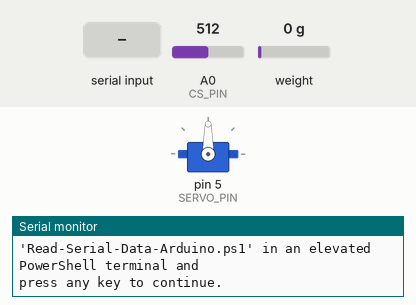
Recording of a sketch running on a simulated Arduino Uno, built with avr-gcc and run on an emulated ATmega328P. Parts: servo, the last lines printed to the serial monitor. Inputs (shaded band) come from the test bench; at power-on: A0 (CS_PIN) = 512, weight on the scale 0 g.

Above: at 17.9 s.
18.0 s: "1" received over Serial
At 24.1 s:
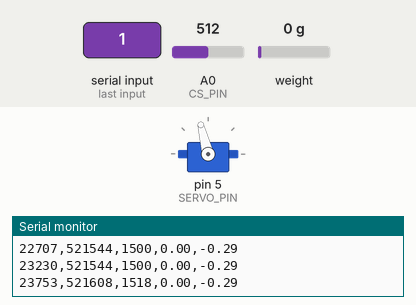
At 29.9 s:
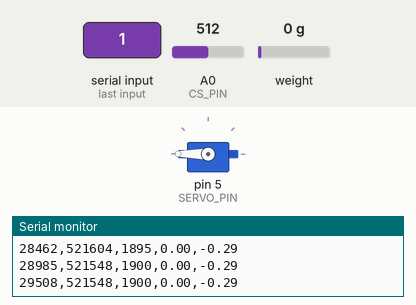
Timing chart, 0 to 34.3 s (numbered marks = the images above; inputs shaded):
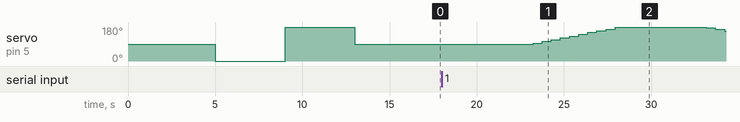

Measured:
- after the input at 18.0 s, servo on pin 5 (SERVO_PIN): rises from 90° to 180° in 5.2 s, then falls to 158° in 5.8 s

The sketch:

ThrusterTesting.ino
```cpp
//////////////////////
// Driver Libraries //
//////////////////////

#include <Servo.h> // NOTE: This library assumes a 50 Hz period
#include "HX711.h"

//////////////////////////
// I/O port definitions //
//////////////////////////

// Load Cell Amplifier pins
#define LCA_DOUT 3
#define LCA_CLK  2
HX711 loadCell;

// Current Sensor pins
#define CS_PIN A0

// Thruster pins
#define SERVO_PIN 5
Servo thruster;

//////////////////////////////
// Thruster PWM definitions //
//////////////////////////////
const int P_LOW     = 1100;
const int P_NEUTRAL = 1500;
const int P_HIGH    = 1900;

/////////////////////////////////
// PWM Profile type defintions //
/////////////////////////////////

enum SegmentType { Constant, Linear };

typedef struct {
  SegmentType type;
  unsigned long timeframe[2];
  int* values;
} ProfileSegment;

////////////////////////////////
// Current profile definition //
////////////////////////////////

const ProfileSegment PwmProfile[4] = {
  {
    .type = SegmentType::Constant,
    .timeframe = {0, 5000},
    .values = (int[]) {P_NEUTRAL},
  },
  {
    .type = SegmentType::Linear,
    .timeframe = {5000, 10000},
    .values = (int[]) {P_NEUTRAL, P_HIGH},
  },
  {
    .type = SegmentType::Constant,
    .timeframe = {10000, 15000},
    .values = (int[]) {P_HIGH},
  },
  {
    .type = SegmentType::Linear,
    .timeframe = {15000, 20000},
    .values = (int[]) {P_HIGH, P_NEUTRAL},
  },
};

// NOTE: Make sure to double check this after editing the profile above
const unsigned long PROFILE_DURATION_MS = 20000;
static unsigned long GLOBAL_START_TIME_US;

//////////////////////////////
// Initialization Constants //
//////////////////////////////

#define THRUSTER_DELAY 4000 // ms     // The amount of time to delay per each step of ESC initialization
#define FULL_ESC_INIT  1              // Whether to enable the full ESC initialization procedure

///////////////////////////////
// Sensor-specific variables //
///////////////////////////////

#define LCA_CALIB_FACTOR -7050.0      // NOTE: This value is obtained using the SparkFun_HX711_Calibration sketch
#define LCA_AVG_SAMPLES 5             // Number of samples to average the reading over
                                      // NOTE: Higher values may lead to buffer overflows
#define CS_SENSITIVITY 100.0 / 500.0  // 100mA per 500mV = 0.2
#define CS_VREF 2500                  // Output voltage with no current: ~ 2500mV or 2.5V
#define CS_AVG_SAMPLES 10             // Number of samples to average the reading over
                                      // NOTE: Higher values may lead to buffer overflows

//////////////////////////////////////
// Sensor-specific helper functions //
//////////////////////////////////////

float fetchCurrentReading() {
  int sensorVal = 0;

  // Read raw analog value
  for (int i = 0; i < CS_AVG_SAMPLES; i++) {
    sensorVal += analogRead(CS_PIN);

    // NOTE: Wait 2 milliseconds per iteration for ADC converter to settle after the last reading
    delay(2);
  }

  // Get averaged sensor value
  sensorVal /= CS_AVG_SAMPLES;

  // On-board ADC is 10-bits, therefore resolution is: 2^10 = 1024 -> 5V / 1024 ~= 4.88mV per bit
  float voltage = 4.88 * sensorVal; // in mV

  // Calculate current (in mA) using calibrated Vref and sensitivity settings
  float current = (voltage - CS_VREF) * CS_SENSITIVITY;

  return current;
}

////////////////////
// Main functions //
////////////////////

// NOTE: Current Sensor just needs to read from A0, so it's pre-initialized
void setup() {
  // NOTE: Supported baud rates are:
  //   300, 600, 1200, 2400, 4800, 9600, 14400,
  //   19200, 28800, 31250, 38400, 57600, 115200
  Serial.begin(115200);

  // Setup thruster
  Serial.println("Setting up thruster parameters...");
  thruster.attach(SERVO_PIN, P_LOW, P_HIGH);

  // Setup Load Cell Amplifier
  Serial.println("Setting up and calibrating load cell...");
  loadCell.begin(LCA_DOUT, LCA_CLK);
  loadCell.set_scale(LCA_CALIB_FACTOR);
  loadCell.tare(); // Zero out load sensor assuming there is no applied load

  // Start thruster ESC initialization
  Serial.println("ESC Initialization: Setting thruster output to NEUTRAL...");
  thruster.writeMicroseconds(P_NEUTRAL);
  delay(THRUSTER_DELAY);

  #ifdef FULL_ESC_INIT
    Serial.println("Running full ESC initialization procedure...");
    Serial.println("  Full ESC Initialization: Setting thruster output to LOW...");
    thruster.writeMicroseconds(P_LOW);
    delay(THRUSTER_DELAY);

    Serial.println("  Full ESC Initialization: Setting thruster output to HIGH...");
    thruster.writeMicroseconds(P_HIGH);
    delay(THRUSTER_DELAY);

    Serial.println("  Full ESC Initialization: Setting thruster output to NEUTRAL...");
    thruster.writeMicroseconds(P_NEUTRAL);
    delay(THRUSTER_DELAY);
  #endif

  Serial.println("Ready to test thrusters! To record data into a CSV file, launch the");
  Serial.println("'Read-Serial-Data-Arduino.ps1' in an elevated PowerShell terminal and");
  Serial.println("press any key to continue.");

  // Wait for any input from user, although only Enter will allow for program to proceed
  while (Serial.available() == 0) {}

  // Flush the input buffer
  while (Serial.available() > 0) {
    Serial.read();
  }

  // Write header of CSV data
  Serial.print("Timestamp (ms),");
  Serial.print("Elapsed Time (us),");
  Serial.print("PWM Signal,");
  Serial.print("Thrust Force,");
  Serial.print("Flowing Current");
  Serial.println();

  // Record the first call to micros() to account for startup delay when applying the motion profile
  GLOBAL_START_TIME_US = micros();
}


void loop() {
  unsigned long startUs = micros();

  // Get elapsed time (in ms) relative to PWM profile
  unsigned long elapsedProfileMs = ((startUs - GLOBAL_START_TIME_US) / 1000) % PROFILE_DURATION_MS;
  int pwmValue = -1;

  // Select PWM profile based on elapsed MS
  for (ProfileSegment seg : PwmProfile) {
    // Find the current segment to apply on thruster
    if (elapsedProfileMs >= seg.timeframe[0] && elapsedProfileMs < seg.timeframe[1]) {
      if (seg.type == SegmentType::Constant) {
        pwmValue = seg.values[0];
      } else if (seg.type == SegmentType::Linear) {
        // NOTE: Output can have min and max flipped for negative sloping behavior
        // Math formula: (x - in_min) * (out_max - out_min) / (in_max - in_min) + out_min
        // Function definition: map(value, fromLow, fromHigh, toLow, toHigh)
        pwmValue = map(elapsedProfileMs, seg.timeframe[0], seg.timeframe[1], seg.values[0], seg.values[1]);
      } else {
        // Safely set thruster to neutral in case an unhandled segment type occurs
        pwmValue = P_NEUTRAL;
      }

      thruster.writeMicroseconds(pwmValue);

      // Don't check any other profile segments by exiting for loop early
      break;
    }
  }

  // Get sensor readings
  float thrustForce = loadCell.get_units(LCA_AVG_SAMPLES);  // NOTE: This operation takes 100 ms per sample
  float flowingCurrent = fetchCurrentReading();

  // Record how much time elapsed for fetching sensor readings
  unsigned long elapsedUs = micros() - startUs;

  // Print all data in CSV format for chart visualization
  Serial.print(millis());
  Serial.print(",");
  Serial.print(elapsedUs);
  Serial.print(",");
  Serial.print(pwmValue);
  Serial.print(",");
  Serial.print(thrustForce);
  Serial.print(",");
  Serial.print(flowingCurrent);
  Serial.println();
}
```
